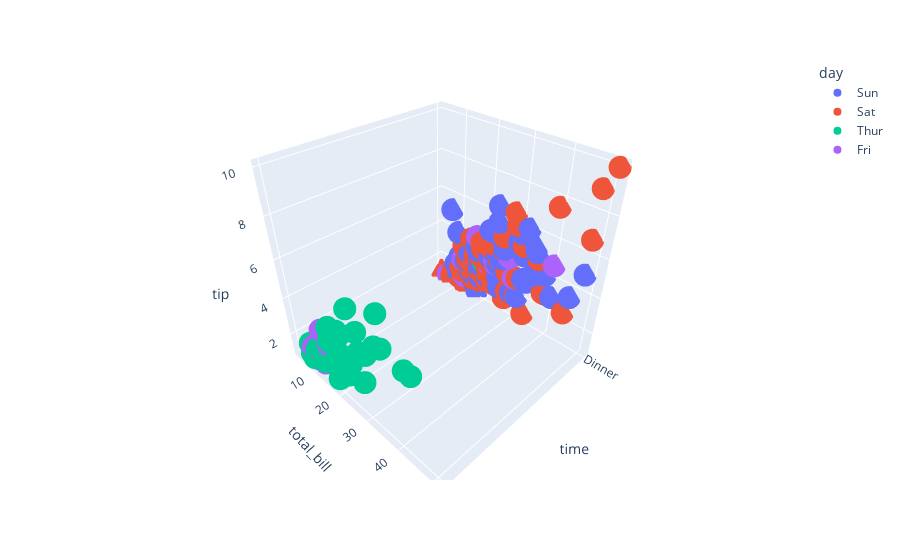

Notebook code for this chart:
### Markdown cell above
### 3D Scatter Plot

### Code cell
fig_3d = px.scatter_3d(df, x='time', y='total_bill', z='tip', color='day')
fig_3d.show()

### Figure 1 — Plotly figure (JSON) as saved in the notebook; plotly's stock layout.template omitted (floating-point values rounded to 4 significant figures)
{"data": [{"hovertemplate": "day=Sun<br>time=%{x}<br>total_bill=%{y}<br>tip=%{z}<extra></extra>", "legendgroup": "Sun", "marker": {"color": "#636efa", "symbol": "circle"}, "mode": "markers", "name": "Sun", "scene": "scene", "showlegend": true, "type": "scatter3d", "x": ["Dinner", "Dinner", "Dinner", "Dinner", "Dinner", "Dinner", "Dinner", "Dinner", "Dinner", "Dinner", "Dinner", "Dinner", "Dinner", "Dinner", "Dinner", "Dinner", "Dinner", "Dinner", "Dinner", "Dinner", "Dinner", "Dinner", "Dinner", "Dinner", "Dinner", "Dinner", "Dinner", "Dinner", "Dinner", "Dinner", "Dinner", "Dinner", "Dinner", "Dinner", "Dinner", "Dinner", "Dinner", "Dinner", "Dinner", "Dinner", "Dinner", "Dinner", "Dinner", "Dinner", "Dinner", "Dinner", "Dinner", "Dinner", "Dinner", "Dinner", "Dinner", "Dinner", "Dinner", "Dinner", "Dinner", "Dinner", "Dinner", "Dinner", "Dinner", "Dinner", "Dinner", "Dinner", "Dinner", "Dinner", "Dinner", "Dinner", "Dinner", "Dinner", "Dinner", "Dinner", "Dinner", "Dinner", "Dinner", "Dinner", "Dinner", "Dinner"], "y": [16.99, 10.34, 21.01, 23.68, 24.59, 25.29, 8.77, 26.88, 15.04, 14.78, 10.27, 35.26, 15.42, 18.43, 14.83, 21.58, 10.33, 16.29, 16.97, 17.46, 13.94, 9.68, 30.4, 18.29, 22.23, 32.4, 28.55, 18.04, 12.54, 10.29, 34.81, 9.94, 25.56, 19.49, 38.07, 23.95, 25.71, 17.31, 29.93, 14.07, 13.13, 17.26, 24.55, 19.77, 29.85, 48.17, 25.0, 13.39, 16.49, 21.5, 12.66, 16.21, 13.81, 17.51, 24.52, 20.76, 31.71, 7.25, 31.85, 16.82, 32.9, 17.89, 14.48, 9.6, 34.63, 34.65, 23.33, 45.35, 23.17, 40.55, 20.69, 20.9, 30.46, 18.15, 23.1, 15.69], "z": [1.01, 1.66, 3.5, 3.31, 3.61, 4.71, 2.0, 3.12, 1.96, 3.23, 1.71, 5.0, 1.57, 3.0, 3.02, 3.92, 1.67, 3.71, 3.5, 2.54, 3.06, 1.32, 5.6, 3.0, 5.0, 6.0, 2.05, 3.0, 2.5, 2.6, 5.2, 1.56, 4.34, 3.51, 4.0, 2.55, 4.0, 3.5, 5.07, 2.5, 2.0, 2.74, 2.0, 2.0, 5.14, 5.0, 3.75, 2.61, 2.0, 3.5, 2.5, 2.0, 2.0, 3.0, 3.48, 2.24, 4.5, 5.15, 3.18, 4.0, 3.11, 2.0, 2.0, 4.0, 3.55, 3.68, 5.65, 3.5, 6.5, 3.0, 5.0, 3.5, 2.0, 3.5, 4.0, 1.5]}, {"hovertemplate": "day=Sat<br>time=%{x}<br>total_bill=%{y}<br>tip=%{z}<extra></extra>", "legendgroup": "Sat", "marker": {"color": "#EF553B", "symbol": "circle"}, "mode": "markers", "name": "Sat", "scene": "scene", "showlegend": true, "type": "scatter3d", "x": ["Dinner", "Dinner", "Dinner", "Dinner", "Dinner", "Dinner", "Dinner", "Dinner", "Dinner", "Dinner", "Dinner", "Dinner", "Dinner", "Dinner", "Dinner", "Dinner", "Dinner", "Dinner", "Dinner", "Dinner", "Dinner", "Dinner", "Dinner", "Dinner", "Dinner", "Dinner", "Dinner", "Dinner", "Dinner", "Dinner", "Dinner", "Dinner", "Dinner", "Dinner", "Dinner", "Dinner", "Dinner", "Dinner", "Dinner", "Dinner", "Dinner", "Dinner", "Dinner", "Dinner", "Dinner", "Dinner", "Dinner", "Dinner", "Dinner", "Dinner", "Dinner", "Dinner", "Dinner", "Dinner", "Dinner", "Dinner", "Dinner", "Dinner", "Dinner", "Dinner", "Dinner", "Dinner", "Dinner", "Dinner", "Dinner", "Dinner", "Dinner", "Dinner", "Dinner", "Dinner", "Dinner", "Dinner", "Dinner", "Dinner", "Dinner", "Dinner", "Dinner", "Dinner", "Dinner", "Dinner", "Dinner", "Dinner", "Dinner", "Dinner", "Dinner", "Dinner", "Dinner"], "y": [20.65, 17.92, 20.29, 15.77, 39.42, 19.82, 17.81, 13.37, 12.69, 21.7, 19.65, 9.55, 18.35, 15.06, 20.69, 17.78, 24.06, 16.31, 16.93, 18.69, 31.27, 16.04, 38.01, 26.41, 11.24, 48.27, 20.29, 13.81, 11.02, 18.29, 17.59, 20.08, 16.45, 3.07, 20.23, 15.01, 12.02, 17.07, 26.86, 25.28, 14.73, 10.51, 17.92, 44.3, 22.42, 20.92, 15.36, 20.49, 25.21, 18.24, 14.31, 14.0, 7.25, 10.59, 10.63, 50.81, 15.81, 26.59, 38.73, 24.27, 12.76, 30.06, 25.89, 48.33, 13.27, 28.17, 12.9, 28.15, 11.59, 7.74, 30.14, 20.45, 13.28, 22.12, 24.01, 15.69, 11.61, 10.77, 15.53, 10.07, 12.6, 32.83, 35.83, 29.03, 27.18, 22.67, 17.82], "z": [3.35, 4.08, 2.75, 2.23, 7.58, 3.18, 2.34, 2.0, 2.0, 4.3, 3.0, 1.45, 2.5, 3.0, 2.45, 3.27, 3.6, 2.0, 3.07, 2.31, 5.0, 2.24, 3.0, 1.5, 1.76, 6.73, 3.21, 2.0, 1.98, 3.76, 2.64, 3.15, 2.47, 1.0, 2.01, 2.09, 1.97, 3.0, 3.14, 5.0, 2.2, 1.25, 3.08, 2.5, 3.48, 4.08, 1.64, 4.06, 4.29, 3.76, 4.0, 3.0, 1.0, 1.61, 2.0, 10.0, 3.16, 3.41, 3.0, 2.03, 2.23, 2.0, 5.16, 9.0, 2.5, 6.5, 1.1, 3.0, 1.5, 1.44, 3.09, 3.0, 2.72, 2.88, 2.0, 3.0, 3.39, 1.47, 3.0, 1.25, 1.0, 1.17, 4.67, 5.92, 2.0, 2.0, 1.75]}, {"hovertemplate": "day=Thur<br>time=%{x}<br>total_bill=%{y}<br>tip=%{z}<extra></extra>", "legendgroup": "Thur", "marker": {"color": "#00cc96", "symbol": "circle"}, "mode": "markers", "name": "Thur", "scene": "scene", "showlegend": true, "type": "scatter3d", "x": ["Lunch", "Lunch", "Lunch", "Lunch", "Lunch", "Lunch", "Lunch", "Lunch", "Lunch", "Lunch", "Lunch", "Lunch", "Lunch", "Lunch", "Lunch", "Lunch", "Lunch", "Lunch", "Lunch", "Lunch", "Lunch", "Lunch", "Lunch", "Lunch", "Lunch", "Lunch", "Lunch", "Lunch", "Lunch", "Lunch", "Lunch", "Lunch", "Lunch", "Lunch", "Lunch", "Lunch", "Lunch", "Lunch", "Lunch", "Lunch", "Lunch", "Lunch", "Lunch", "Lunch", "Lunch", "Lunch", "Lunch", "Lunch", "Lunch", "Lunch", "Lunch", "Lunch", "Lunch", "Lunch", "Lunch", "Lunch", "Lunch", "Lunch", "Lunch", "Lunch", "Lunch", "Dinner"], "y": [27.2, 22.76, 17.29, 19.44, 16.66, 10.07, 32.68, 15.98, 34.83, 13.03, 18.28, 24.71, 21.16, 10.65, 12.43, 24.08, 11.69, 13.42, 14.26, 15.95, 12.48, 29.8, 8.52, 14.52, 11.38, 22.82, 19.08, 20.27, 11.17, 12.26, 18.26, 8.51, 10.33, 14.15, 16.0, 13.16, 17.47, 34.3, 41.19, 27.05, 16.43, 8.35, 18.64, 11.87, 9.78, 7.51, 19.81, 28.44, 15.48, 16.58, 7.56, 10.34, 43.11, 13.0, 13.51, 18.71, 12.74, 13.0, 16.4, 20.53, 16.47, 18.78], "z": [4.0, 3.0, 2.71, 3.0, 3.4, 1.83, 5.0, 2.03, 5.17, 2.0, 4.0, 5.85, 3.0, 1.5, 1.8, 2.92, 2.31, 1.68, 2.5, 2.0, 2.52, 4.2, 1.48, 2.0, 2.0, 2.18, 1.5, 2.83, 1.5, 2.0, 3.25, 1.25, 2.0, 2.0, 2.0, 2.75, 3.5, 6.7, 5.0, 5.0, 2.3, 1.5, 1.36, 1.63, 1.73, 2.0, 4.19, 2.56, 2.02, 4.0, 1.44, 2.0, 5.0, 2.0, 2.0, 4.0, 2.01, 2.0, 2.5, 4.0, 3.23, 3.0]}, {"hovertemplate": "day=Fri<br>time=%{x}<br>total_bill=%{y}<br>tip=%{z}<extra></extra>", "legendgroup": "Fri", "marker": {"color": "#ab63fa", "symbol": "circle"}, "mode": "markers", "name": "Fri", "scene": "scene", "showlegend": true, "type": "scatter3d", "x": ["Dinner", "Dinner", "Dinner", "Dinner", "Dinner", "Dinner", "Dinner", "Dinner", "Dinner", "Dinner", "Dinner", "Dinner", "Lunch", "Lunch", "Lunch", "Lunch", "Lunch", "Lunch", "Lunch"], "y": [28.97, 22.49, 5.75, 16.32, 22.75, 40.17, 27.28, 12.03, 21.01, 12.46, 11.35, 15.38, 12.16, 13.42, 8.58, 15.98, 13.42, 16.27, 10.09], "z": [3.0, 3.5, 1.0, 4.3, 3.25, 4.73, 4.0, 1.5, 3.0, 1.5, 2.5, 3.0, 2.2, 3.48, 1.92, 3.0, 1.58, 2.5, 2.0]}], "layout": {"legend": {"title": {"text": "day"}, "tracegroupgap": 0}, "margin": {"t": 60}, "scene": {"domain": {"x": [0, 1], "y": [0, 1]}, "xaxis": {"title": {"text": "time"}}, "yaxis": {"title": {"text": "total_bill"}}, "zaxis": {"title": {"text": "tip"}}}}}
